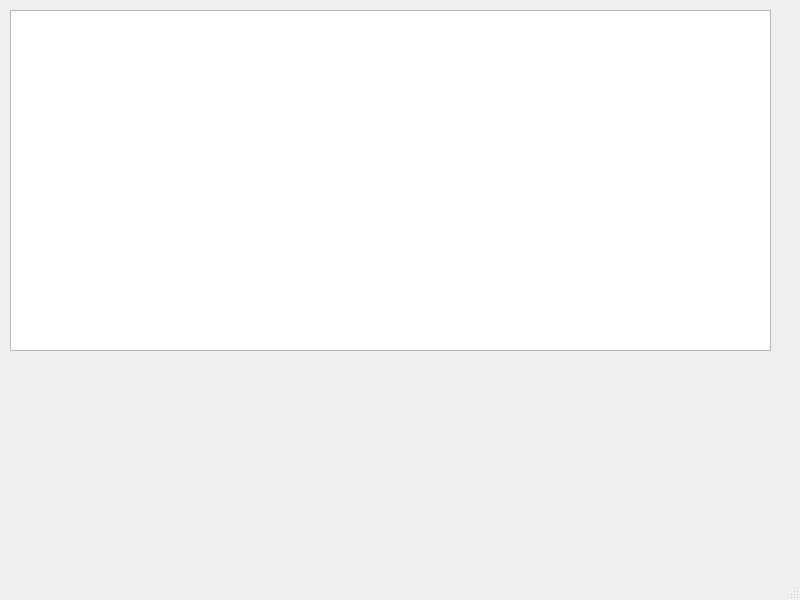
<?xml version="1.0" encoding="UTF-8"?>
<ui version="4.0">
 <class>MainWindow</class>
 <widget class="QMainWindow" name="MainWindow">
  <property name="geometry">
   <rect>
    <x>0</x>
    <y>0</y>
    <width>800</width>
    <height>600</height>
   </rect>
  </property>
  <property name="windowTitle">
   <string>MainWindow</string>
  </property>
  <widget class="QWidget" name="centralwidget">
   <widget class="QTextEdit" name="textEdit">
    <property name="geometry">
     <rect>
      <x>10</x>
      <y>10</y>
      <width>761</width>
      <height>341</height>
     </rect>
    </property>
    <property name="textEdit" stdset="0">
     <string>&lt;!DOCTYPE HTML PUBLIC &quot;-//W3C//DTD HTML 4.0//EN&quot; &quot;http://www.w3.org/TR/REC-html40/strict.dtd&quot;&gt;
&lt;html&gt;&lt;head&gt;&lt;meta name=&quot;qrichtext&quot; content=&quot;1&quot; /&gt;&lt;meta charset=&quot;utf-8&quot; /&gt;&lt;style type=&quot;text/css&quot;&gt;
p, li { white-space: pre-wrap; }
hr { height: 1px; border-width: 0; }
li.unchecked::marker { content: &quot;\2610&quot;; }
li.checked::marker { content: &quot;\2612&quot;; }
&lt;/style&gt;&lt;/head&gt;&lt;body style=&quot; font-family:'Segoe UI'; font-size:9pt; font-weight:400; font-style:normal;&quot;&gt;
&lt;p style=&quot;-qt-paragraph-type:empty; margin-top:0px; margin-bottom:0px; margin-left:0px; margin-right:0px; -qt-block-indent:0; text-indent:0px;&quot;&gt;&lt;br /&gt;&lt;/p&gt;&lt;/body&gt;&lt;/html&gt;</string>
    </property>
   </widget>
  </widget>
  <widget class="QMenuBar" name="menubar">
   <property name="geometry">
    <rect>
     <x>0</x>
     <y>0</y>
     <width>800</width>
     <height>21</height>
    </rect>
   </property>
  </widget>
  <widget class="QStatusBar" name="statusbar"/>
  <action name="actionNew">
   <property name="text">
    <string>New</string>
   </property>
  </action>
  <action name="actionOpen">
   <property name="text">
    <string>Open</string>
   </property>
  </action>
  <action name="actionSave_As">
   <property name="text">
    <string>Save_As</string>
   </property>
  </action>
  <action name="actionSave">
   <property name="text">
    <string>Save</string>
   </property>
  </action>
  <action name="actionExit">
   <property name="text">
    <string>Exit</string>
   </property>
  </action>
 </widget>
 <resources/>
 <connections/>
</ui>
